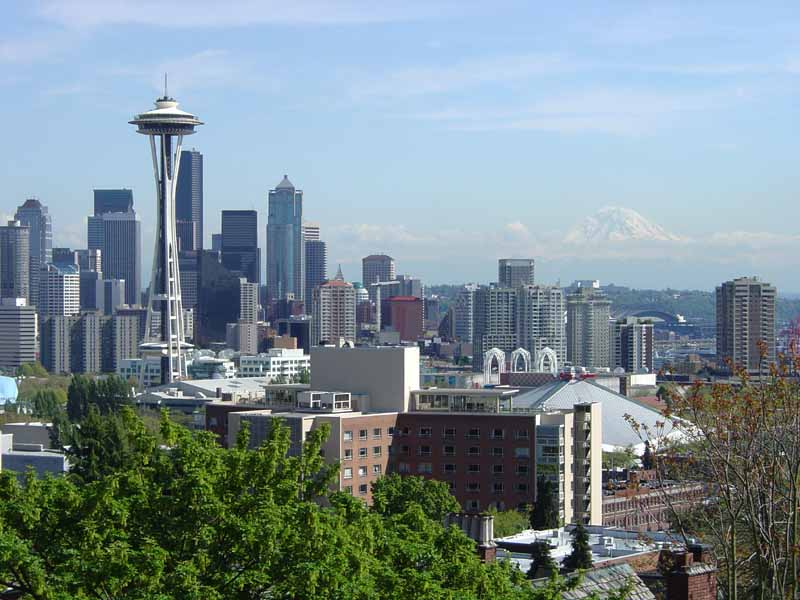
#> input picture Seattle.jpg, 800 x 600 px
$ jupyter execute --allow-errors 'ECS 174 HW 1.ipynb'   (older library calls are emulated)
#> lines starting #> are read from the running program, lines starting #| are printed output that depends on the picture
[cell 1]
import pandas as pd
import numpy as np
import scipy as sc
from scipy import ndimage
from scipy import signal, misc
from scipy.signal import convolve2d
from skimage import filters
from skimage.color import rgb2yuv, rgb2hsv, rgb2gray, yuv2rgb, hsv2rgb
from matplotlib import pyplot as plt
from matplotlib.pyplot import imread
import matplotlib.image as img
import seaborn as sns
from PIL import Image, ImageFilter
import imageio
sns.set()

#1 Gaussian Filter
image_1 = Image.open("Seattle.jpg")
#> image_1 is the input picture: PIL image 800x600 RGB; mean R, G, B 123.8, 140.8, 146.9
image_1 = np.asarray(image_1)
plt.imshow(image_1)

[cell 2]
#Gaussian Filter Function
sigma = 4
filter_size = 2 * int(4 * sigma + 0.5) + 1
gaussian_filter = np.zeros((filter_size, filter_size), np.float32)
for i in range(filter_size):
    for j in range(filter_size):
        x = i - filter_size // 2
        y = j - filter_size // 2
        gaussian_filter[i, j] = 1 / (2 * np.pi * sigma ** 2) * np.exp(-(x ** 2 + y ** 2)/(2 * sigma ** 2))
print(gaussian_filter.sum())

[cell 3]
#Displaying Gaussian Filter
plt.imshow(gaussian_filter)

[cell 4]
delta = np.zeros((filter_size, filter_size), dtype=np.float32)
delta[filter_size // 2, filter_size // 2] = 1
gaussian_filter_skimage = filters.gaussian(delta, sigma=sigma)
sobel_filter_skimage = filters.sobel(delta)
print(gaussian_filter_skimage.sum())
print(sobel_filter_skimage.sum())

[cell 5]
fig, (ax1, ax2) = plt.subplots(nrows=1, ncols=2, figsize=(18, 9))
ax1.imshow(sobel_filter_skimage, cmap='gray')
ax2.imshow(gaussian_filter_skimage)
plt.show()

[cell 6]
im_padded = np.pad(image_1, pad_width=((filter_size // 2, filter_size // 2), (filter_size // 2, filter_size // 2), (0, 0)), mode='constant', constant_values=0).astype(np.float32)
fig, (ax, ax_padded) = plt.subplots(nrows=1, ncols=2, figsize=(18, 9))
ax.imshow(image_1)
ax_padded.imshow(im_padded.astype(np.uint8))
plt.show()

[cell 7]
filtered_skimage = filters.gaussian(image_1, sigma=sigma, mode='constant', cval=0.0, multichannel=True, preserve_range=True)
plt.imshow(np.clip(filtered_skimage, 0, 255).astype(np.uint8))
#> (the rest of this cell did not finish here and is left out)

[cell 8]
#2 Separable Gaussian Filter
image_n = Image.open("Seattle.jpg")
image_n = np.asarray(image_n)

def convolution(oldimage, kernel):
    #image = Image.fromarray(image, 'RGB')
    image_h = oldimage.shape[0]
    image_w = oldimage.shape[1]


    kernel_h = kernel.shape[0]
    kernel_w = kernel.shape[1]

    if(len(oldimage.shape) == 3):
        image_pad = np.pad(oldimage, pad_width=((kernel_h // 2, kernel_h // 2),(kernel_w // 2, kernel_w // 2),(0,0)), mode='constant', constant_values=0).astype(np.float32)
    elif(len(oldimage.shape) == 2):
        image_pad = np.pad(oldimage, pad_width=((kernel_h // 2, kernel_h // 2),(kernel_w // 2, kernel_w // 2)), mode='constant', constant_values=0).astype(np.float32)


    h = kernel_h // 2
    w = kernel_w // 2

    image_conv = np.zeros(image_pad.shape)

    for i in range(h, image_pad.shape[0]-h):
        for j in range(w, image_pad.shape[1]-w):
            #sum = 0
            x = image_pad[i-h:i-h+kernel_h, j-w:j-w+kernel_w]
            x = x.flatten()*kernel.flatten()


#             for m in range(kernel_h):
#                 for n in range(kernel_w):
#                     sum += kernel[m][n] * image_pad[i-h+m][j-w+n]

            image_conv[i][j] = x.sum()
    h_end = -h
    w_end = -w

    if(h == 0):
        return image_conv[h:,w:w_end]
    if(w == 0):
        return image_conv[h:h_end,w:]

    return image_conv[h:h_end,w:w_end]


def SeparableGaussian(image, sigma):
#> called with image = 'Seattle.jpg', sigma = 4
    image = imread(image)
    filter_size = 2 * int(4 * sigma + 0.5) + 1
    gaussian_filter_Y = np.zeros((filter_size, 1), np.float32)
    gaussian_filter_X = np.zeros((1, filter_size), np.float32)
    m = filter_size//2
    n = filter_size//2

    for y in range(-n, n+1):
        x1 = np.sqrt(2*np.pi*(sigma**2))
        x2 = np.exp(-(y**2)/(2* sigma**2))
        gaussian_filter_X[:, y+n] = (1/x1)*x2

    for x in range(-m, m):
            x1 = np.sqrt(2*np.pi*(sigma**2))
            x2 = np.exp(-(x**2)/(2* sigma**2))
            gaussian_filter_Y[x+m, :] = (1/x1)*x2

    #gaussian_filter = gaussian_filter_X * gaussian_filter_Y
    im_filtered = np.zeros_like(image, dtype=np.float32)
    for c in range(3):
        im_filtered[:, :, c] = convolution(image[:, :, c], gaussian_filter_X)

    for c in range(3):
        im_filtered[:, :, c] = convolution(im_filtered[:, :, c], gaussian_filter_Y)
    #print(gaussian_filter.sum())
    #return(plt.imshow(gaussian_filter_Y))
    return (im_filtered.astype(np.uint8))

[cell 9]
ima = SeparableGaussian("Seattle.jpg", 4)
plt.imshow(ima)
plt.imsave("2.png", ima)

[cell 10]
#3 Image Sharpening
image_2 = Image.open("Yosemite.png")
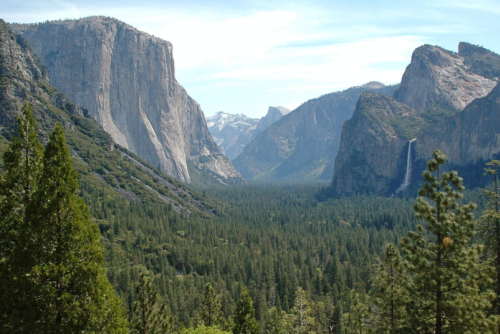
#> input picture Yosemite.png, 500 x 334 px
#> image_2 is the input picture: PIL image 500x334 RGB; mean R, G, B 109.3, 122.8, 117.6
image_2 = np.asarray(image_2)
plt.imshow(image_2)

[cell 11]
sharpen = np.array([[0, -1, 0],
                    [-1, 5, -1],
                    [0, -1, 0]])
fig, ax = plt.subplots(1,2, figsize = (17,10))
ax[0].imshow(sharpen, cmap='gray')
ax[0].set_title(f'Sharpen', fontsize = 18)

[cell 12]
def multi_convolver(image, kernel, iterations):
#> called with kernel = array of shape (3, 3), iterations = 1
    for i in range(iterations):
        image = convolve2d(image, kernel, 'same', boundary = 'fill',
                           fillvalue = 0)
    return image

[cell 13]
def convolver_rgb(image, kernel, iterations = 1):
    convolved_image_r = multi_convolver(image[:,:,0], kernel,
                                        iterations)
    convolved_image_g = multi_convolver(image[:,:,1], kernel,
                                        iterations)
    convolved_image_b  = multi_convolver(image[:,:,2], kernel,
                                         iterations)

    reformed_image = np.dstack((np.rint(abs(convolved_image_r)),
                                np.rint(abs(convolved_image_g)),
                                np.rint(abs(convolved_image_b))))/255


    fig, ax = plt.subplots(1,3, figsize = (17,10))

    ax[0].imshow(abs(convolved_image_r), cmap='Reds')
    ax[0].set_title(f'Red', fontsize = 15)

    ax[1].imshow(abs(convolved_image_g), cmap='Greens')
    ax[1].set_title(f'Green', fontsize = 15)

    ax[2].imshow(abs(convolved_image_b), cmap='Blues')
    ax[2].set_title(f'Blue', fontsize = 15)

    [axi.set_axis_off() for axi in ax.ravel()]

    return np.array(reformed_image).astype(np.uint8)
#> returned value: shape (334, 500, 3)

[cell 14]
convolved_rgb_sharpen = convolver_rgb(image_2, sharpen, 1)
convolved_rgb_sharpen

[cell 15]
def convolver_rgb(image, kernel, iterations = 1):
#> called with kernel = array of shape (3, 3), iterations = 1
    img_yuv = rgb2yuv(image)
#> img_yuv: shape (334, 500, 3) float64; mean of channels 0, 1, 2 0.464, -0.00116, -0.0306
    img_yuv[:,:,0] = multi_convolver(img_yuv[:,:,0], kernel,
                                     iterations)
#> img_yuv: shape (334, 500, 3) float64; mean of channels 0, 1, 2 0.468, -0.00116, -0.0306
    final_image = yuv2rgb(img_yuv)
#> final_image: shape (334, 500, 3) float64; mean of channels 0, 1, 2 0.433, 0.486, 0.466

    fig, ax = plt.subplots(1,2, figsize = (17,10))

    ax[0].imshow(image)
    ax[0].set_title(f'Original', fontsize = 20)

    ax[1].imshow(final_image);
    ax[1].set_title(f'YUV Adjusted, Iterations = {iterations}',
                    fontsize = 20)

    [axi.set_axis_off() for axi in ax.ravel()]

    fig.tight_layout()

    return final_image
final_image = convolver_rgb(image_2, sharpen, iterations = 1)
#> (the rest of this cell did not finish here and is left out)

[cell 16]
#4 Sobel Image
image_4 = Image.open("LadyBug.jpg")
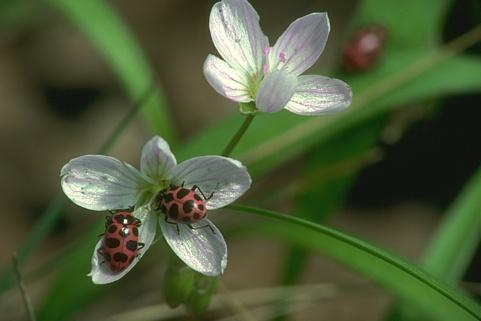
#> input picture LadyBug.jpg, 481 x 321 px
#> image_4 is the input picture: PIL image 481x321 RGB; mean R, G, B 76.1, 88.9, 55.3
image_4 = np.asarray(image_4)
plt.imshow(image_4)

[cell 17]
def Sobel(image):
#> called with image = 'LadyBug.jpg'
    image = Image.open(image).convert('L')
    image = np.asarray(image)

    im_filtered = np.zeros_like(image, dtype=np.float32)

    X = convolution(image, np.array([[-1,-2,-1],[0,0,0],[1,2,1]]))
    Y = convolution(image, np.array([[-1,0,1],[-2,0,2],[-1,0,1]]))
#> after the loop in convolution (call 8), `for i in range(h, image_pad.shape[0]-h):`:
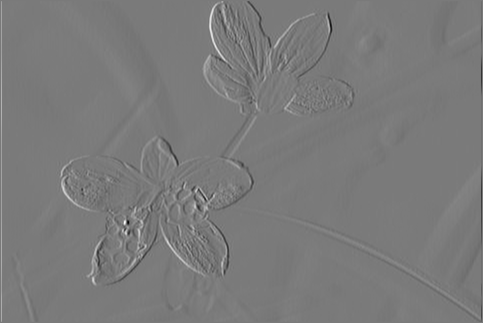
#> image_conv: shape (323, 483) float64; min -764, max 822, mean -0.2; drawn with min black and max white

    magnitude = np.sqrt(X**2 + Y**2)


    orientation = np.arctan(Y , X)
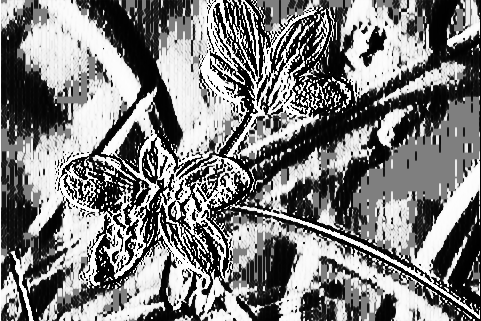
#> orientation: shape (321, 481) float64; min -1.57, max 1.57, mean -0.025; drawn with min black and max white


    return (magnitude.astype(np.uint8), orientation.astype(np.uint8))

[cell 18]
image_41 = Sobel("LadyBug.jpg")[0]
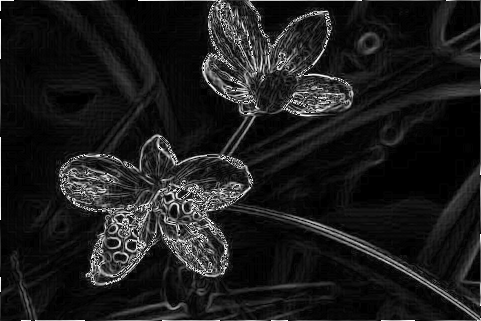
#> image_41: shape (321, 481); min 0, max 255, mean 28
plt.imshow(image_41, cmap = "gray")
plt.imsave("5a.png", image_41)
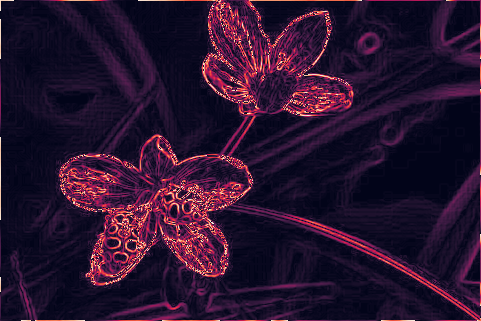
#> saved as 5a.png: shape (321, 481, 3); mean R, G, B 41, 18.7, 46

[cell 19]
image_42 = Sobel("LadyBug.jpg")[1]
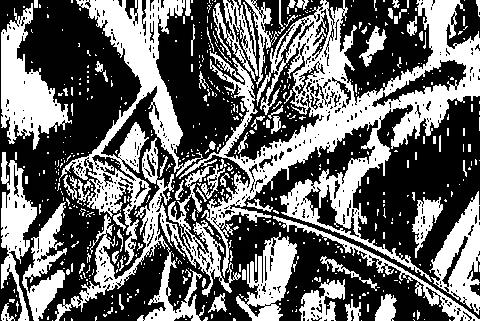
#> image_42: shape (321, 481); min 0, max 255, mean 106.3
plt.imshow(image_42, cmap = "gray")
plt.imsave("5b.png", image_42)

[cell 20]
#5 Bilinear Interpolation
image_5 = Image.open("Moire_small.jpg")
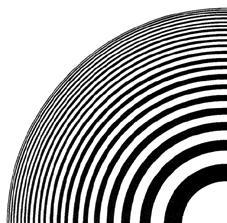
#> input picture Moire_small.jpg, 227 x 223 px
#> image_5 is the input picture: PIL image 227x223 RGB; min 0, max 255, mean 165.6
image_5= np.asarray(image_5)
plt.imshow(image_5)

[cell 21]
def interpolate_bilinear(array_in, width_in, height_in, array_out, width_out, height_out):
    for i in range(height_out):
        for j in range(width_out):
            # Relative coordinates of the pixel in output space
            x_out = j / width_out
            y_out = i / height_out

            # Corresponding absolute coordinates of the pixel in input space
            x_in = (x_out * width_in)
            y_in = (y_out * height_in)

            # Nearest neighbours coordinates in input space
            x_prev = int(np.floor(x_in))
            x_next = x_prev + 1
            y_prev = int(np.floor(y_in))
            y_next = y_prev + 1

            # Sanitize bounds - no need to check for < 0
            x_prev = min(x_prev, width_in - 1)
            x_next = min(x_next, width_in - 1)
            y_prev = min(y_prev, height_in - 1)
            y_next = min(y_next, height_in - 1)

            # Distances between neighbour nodes in input space
            Dy_next = y_next - y_in;
            Dy_prev = 1. - Dy_next; # because next - prev = 1
            Dx_next = x_next - x_in;
            Dx_prev = 1. - Dx_next; # because next - prev = 1

            # Interpolate over 3 RGB layers
            for c in range(3):
                array_out[i][j][c] = Dy_prev * (array_in[y_next][x_prev][c] * Dx_next + array_in[y_next][x_next][c] * Dx_prev) \
                + Dy_next * (array_in[y_prev][x_prev][c] * Dx_next + array_in[y_prev][x_next][c] * Dx_prev)

    return array_out

[cell 22]
# load image
im = Image.open("Moire_small.jpg")
width_2 = im.width // 4
#> width_2 = 56
height_2 = im.height // 4
#> height_2 = 55

# Go to normalized float and undo gamma
# Note : sRGB gamma is not a pure power TF, but that will do
im2 = (np.array(im) / 255.)**2.4

# Interpolate in float64
out = np.zeros((height_2, width_2, 3))
out = interpolate_bilinear(im2, im.width, im.height, out, width_2, height_2)

# Redo gamma and save back in uint8
out = (out**(1/2.4) * 255.).astype(np.uint8)
#Image.fromarray(out)
plt.imshow(out)
plt.imsave("6b.png", out)

[cell 23]
#Nearest Neighbor Interpolation
def nearest_neighbor(image):
#> called with image = 'Moire_small.jpg'
    image = imread(image)
    oldImage = np.asarray(image)
    #img = Image.open(image)

    factor = 4

    W, H, C= image.shape
#> W = 223; H = 227; C = 3

    newW = int(W*factor)
#> newW = 892
    newH = int(H*factor)
#> newH = 908
    newImage = np.zeros((oldImage.shape[0]*factor,oldImage.shape[1]*factor,oldImage.shape[2]), dtype=np.float32)
    #print(oldImage.shape)
    #print(newImage.shape)

    for row in range(newW):
        for col in range(newH):
            newImage[row, col] = oldImage[row//4, col//4]
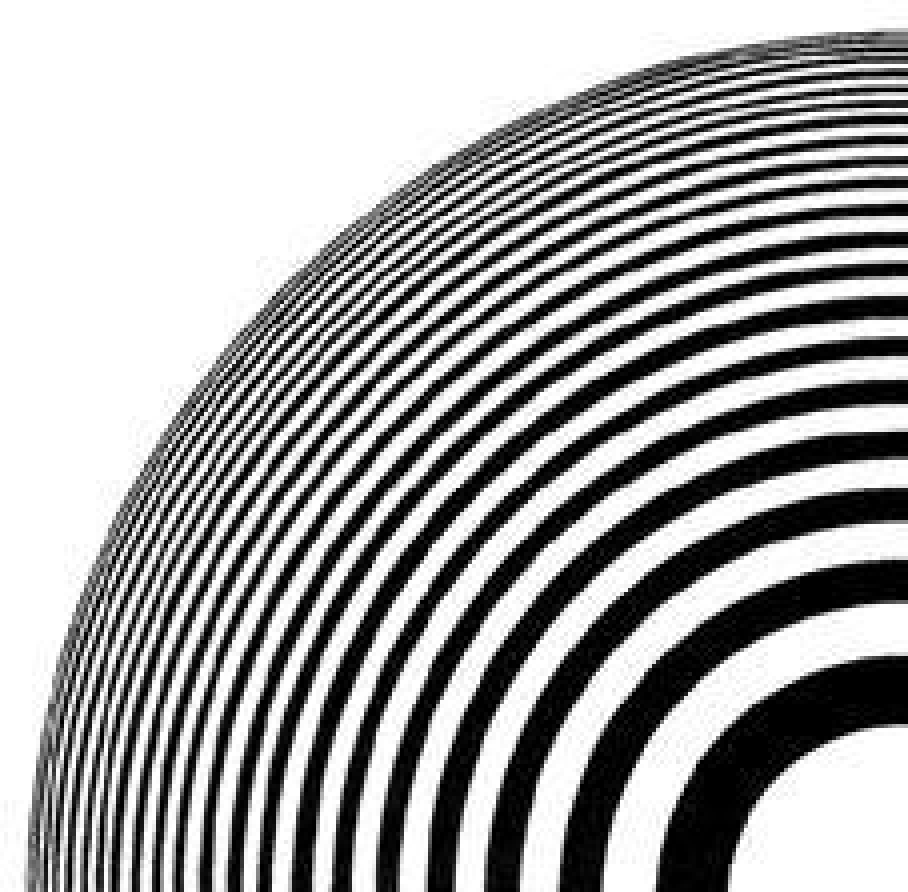
#> newImage: shape (892, 908, 3) float32; min 0, max 255, mean 165.6


    return (newImage.astype(np.uint8))
#> returned value: shape (892, 908, 3)

[cell 24]
image_69 = nearest_neighbor("Moire_small.jpg")
plt.imshow(image_69)
plt.imsave("6a.png", image_69)

[cell 25]
#6 Edge Detection
# Opening the image (R prefixed to string
# in order to deal with '\' in paths)
image_6 = Image.open(r"Circle.png")
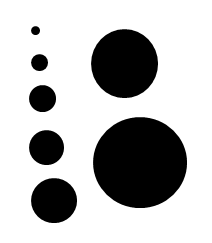
#> input picture Circle.png, 212 x 243 px
#> image_6 is the input picture: PIL image 212x243 RGB; min 0, max 255, mean 187

# Converting the image to grayscale, as edge detection
# requires input image to be of mode = Grayscale (L)
image_6 = image_6.convert("L")
#> image_6: PIL image 212x243 L

# Detecting Edges on the Image using the argument ImageFilter.FIND_EDGES
image_6 = image_6.filter(ImageFilter.FIND_EDGES)

# Saving the Image Under the name Edge_Sample.png
image_6.save(r"7.png")
plt.imshow(image_6, cmap='gray')
